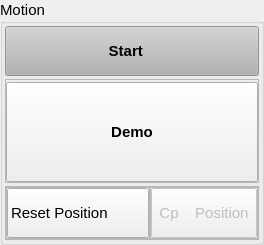
               <widget class="QGroupBox" name="groupBox_3">
                <property name="sizePolicy">
                 <sizepolicy hsizetype="Expanding" vsizetype="Expanding">
                  <horstretch>0</horstretch>
                  <verstretch>0</verstretch>
                 </sizepolicy>
                </property>
                <property name="font">
                 <font>
                  <pointsize>11</pointsize>
                 </font>
                </property>
                <property name="title">
                 <string>Motion</string>
                </property>
                <layout class="QVBoxLayout" name="verticalLayout_16">
                 <property name="spacing">
                  <number>3</number>
                 </property>
                 <property name="leftMargin">
                  <number>2</number>
                 </property>
                 <property name="topMargin">
                  <number>2</number>
                 </property>
                 <property name="rightMargin">
                  <number>2</number>
                 </property>
                 <property name="bottomMargin">
                  <number>2</number>
                 </property>
                 <item>
                  <widget class="QPushButton" name="StartButton">
                   <property name="enabled">
                    <bool>false</bool>
                   </property>
                   <property name="sizePolicy">
                    <sizepolicy hsizetype="Minimum" vsizetype="Fixed">
                     <horstretch>0</horstretch>
                     <verstretch>0</verstretch>
                    </sizepolicy>
                   </property>
                   <property name="minimumSize">
                    <size>
                     <width>50</width>
                     <height>50</height>
                    </size>
                   </property>
                   <property name="palette">
                    <palette>
                     <active>
                      <colorrole role="WindowText">
                       <brush brushstyle="SolidPattern">
                        <color alpha="255">
                         <red>0</red>
                         <green>0</green>
                         <blue>0</blue>
                        </color>
                       </brush>
                      </colorrole>
                      <colorrole role="Button">
                       <brush brushstyle="SolidPattern">
                        <color alpha="255">
                         <red>177</red>
                         <green>177</green>
                         <blue>177</blue>
                        </color>
                       </brush>
                      </colorrole>
                      <colorrole role="Text">
                       <brush brushstyle="SolidPattern">
                        <color alpha="255">
                         <red>0</red>
                         <green>0</green>
                         <blue>0</blue>
                        </color>
                       </brush>
                      </colorrole>
                      <colorrole role="ButtonText">
                       <brush brushstyle="SolidPattern">
                        <color alpha="255">
                         <red>0</red>
                         <green>0</green>
                         <blue>0</blue>
                        </color>
                       </brush>
                      </colorrole>
                      <colorrole role="Base">
                       <brush brushstyle="SolidPattern">
                        <color alpha="255">
                         <red>177</red>
                         <green>177</green>
                         <blue>177</blue>
                        </color>
                       </brush>
                      </colorrole>
                      <colorrole role="Window">
                       <brush brushstyle="SolidPattern">
                        <color alpha="255">
                         <red>177</red>
                         <green>177</green>
                         <blue>177</blue>
                        </color>
                       </brush>
                      </colorrole>
                      <colorrole role="Shadow">
                       <brush brushstyle="SolidPattern">
                        <color alpha="255">
                         <red>15</red>
                         <green>105</green>
                         <blue>60</blue>
                        </color>
                       </brush>
                      </colorrole>
                      <colorrole role="Highlight">
                       <brush brushstyle="SolidPattern">
                        <color alpha="255">
                         <red>0</red>
                         <green>120</green>
                         <blue>215</blue>
                        </color>
                       </brush>
                      </colorrole>
                      <colorrole role="HighlightedText">
                       <brush brushstyle="SolidPattern">
                        <color alpha="255">
                         <red>39</red>
                         <green>104</green>
                         <blue>255</blue>
                        </color>
                       </brush>
                      </colorrole>
                     </active>
                     <inactive>
                      <colorrole role="WindowText">
                       <brush brushstyle="SolidPattern">
                        <color alpha="255">
                         <red>0</red>
                         <green>0</green>
                         <blue>0</blue>
                        </color>
                       </brush>
                      </colorrole>
                      <colorrole role="Button">
                       <brush brushstyle="SolidPattern">
                        <color alpha="255">
                         <red>177</red>
                         <green>177</green>
                         <blue>177</blue>
                        </color>
                       </brush>
                      </colorrole>
                      <colorrole role="Text">
                       <brush brushstyle="SolidPattern">
                        <color alpha="255">
                         <red>0</red>
                         <green>0</green>
                         <blue>0</blue>
                        </color>
                       </brush>
                      </colorrole>
                      <colorrole role="ButtonText">
                       <brush brushstyle="SolidPattern">
                        <color alpha="255">
                         <red>0</red>
                         <green>0</green>
                         <blue>0</blue>
                        </color>
                       </brush>
                      </colorrole>
                      <colorrole role="Base">
                       <brush brushstyle="SolidPattern">
                        <color alpha="255">
                         <red>177</red>
                         <green>177</green>
                         <blue>177</blue>
                        </color>
                       </brush>
                      </colorrole>
                      <colorrole role="Window">
                       <brush brushstyle="SolidPattern">
                        <color alpha="255">
                         <red>177</red>
                         <green>177</green>
                         <blue>177</blue>
                        </color>
                       </brush>
                      </colorrole>
                      <colorrole role="Shadow">
                       <brush brushstyle="SolidPattern">
                        <color alpha="255">
                         <red>14</red>
                         <green>105</green>
                         <blue>52</blue>
                        </color>
                       </brush>
                      </colorrole>
                      <colorrole role="Highlight">
                       <brush brushstyle="SolidPattern">
                        <color alpha="255">
                         <red>43</red>
                         <green>224</green>
                         <blue>240</blue>
                        </color>
                       </brush>
                      </colorrole>
                      <colorrole role="HighlightedText">
                       <brush brushstyle="SolidPattern">
                        <color alpha="255">
                         <red>0</red>
                         <green>0</green>
                         <blue>0</blue>
                        </color>
                       </brush>
                      </colorrole>
                     </inactive>
                     <disabled>
                      <colorrole role="WindowText">
                       <brush brushstyle="SolidPattern">
                        <color alpha="255">
                         <red>0</red>
                         <green>0</green>
                         <blue>0</blue>
                        </color>
                       </brush>
                      </colorrole>
                      <colorrole role="Button">
                       <brush brushstyle="SolidPattern">
                        <color alpha="255">
                         <red>177</red>
                         <green>177</green>
                         <blue>177</blue>
                        </color>
                       </brush>
                      </colorrole>
                      <colorrole role="Text">
                       <brush brushstyle="SolidPattern">
                        <color alpha="255">
                         <red>0</red>
                         <green>0</green>
                         <blue>0</blue>
                        </color>
                       </brush>
                      </colorrole>
                      <colorrole role="ButtonText">
                       <brush brushstyle="SolidPattern">
                        <color alpha="255">
                         <red>0</red>
                         <green>0</green>
                         <blue>0</blue>
                        </color>
                       </brush>
                      </colorrole>
                      <colorrole role="Base">
                       <brush brushstyle="SolidPattern">
                        <color alpha="255">
                         <red>177</red>
                         <green>177</green>
                         <blue>177</blue>
                        </color>
                       </brush>
                      </colorrole>
                      <colorrole role="Window">
                       <brush brushstyle="SolidPattern">
                        <color alpha="255">
                         <red>177</red>
                         <green>177</green>
                         <blue>177</blue>
                        </color>
                       </brush>
                      </colorrole>
                      <colorrole role="Shadow">
                       <brush brushstyle="SolidPattern">
                        <color alpha="255">
                         <red>14</red>
                         <green>105</green>
                         <blue>52</blue>
                        </color>
                       </brush>
                      </colorrole>
                      <colorrole role="Highlight">
                       <brush brushstyle="SolidPattern">
                        <color alpha="255">
                         <red>0</red>
                         <green>120</green>
                         <blue>215</blue>
                        </color>
                       </brush>
                      </colorrole>
                      <colorrole role="HighlightedText">
                       <brush brushstyle="SolidPattern">
                        <color alpha="255">
                         <red>44</red>
                         <green>29</green>
                         <blue>255</blue>
                        </color>
                       </brush>
                      </colorrole>
                     </disabled>
                    </palette>
                   </property>
                   <property name="font">
                    <font>
                     <pointsize>11</pointsize>
                     <weight>75</weight>
                     <bold>true</bold>
                    </font>
                   </property>
                   <property name="focusPolicy">
                    <enum>Qt::WheelFocus</enum>
                   </property>
                   <property name="contextMenuPolicy">
                    <enum>Qt::DefaultContextMenu</enum>
                   </property>
                   <property name="text">
                    <string>Start   </string>
                   </property>
                   <property name="icon">
                    <iconset>
                     <normaloff>icons/start.ico</normaloff>icons/start.ico</iconset>
                   </property>
                   <property name="iconSize">
                    <size>
                     <width>30</width>
                     <height>30</height>
                    </size>
                   </property>
                  </widget>
                 </item>
                 <item>
                  <widget class="QFrame" name="frame_15">
                   <property name="sizePolicy">
                    <sizepolicy hsizetype="Expanding" vsizetype="Expanding">
                     <horstretch>0</horstretch>
                     <verstretch>0</verstretch>
                    </sizepolicy>
                   </property>
                   <property name="frameShape">
                    <enum>QFrame::StyledPanel</enum>
                   </property>
                   <property name="frameShadow">
                    <enum>QFrame::Raised</enum>
                   </property>
                   <layout class="QHBoxLayout" name="horizontalLayout_31">
                    <property name="spacing">
                     <number>4</number>
                    </property>
                    <property name="leftMargin">
                     <number>0</number>
                    </property>
                    <property name="topMargin">
                     <number>2</number>
                    </property>
                    <property name="rightMargin">
                     <number>0</number>
                    </property>
                    <property name="bottomMargin">
                     <number>0</number>
                    </property>
                    <item>
                     <widget class="QPushButton" name="Button_Motion">
                      <property name="sizePolicy">
                       <sizepolicy hsizetype="MinimumExpanding" vsizetype="Expanding">
                        <horstretch>0</horstretch>
                        <verstretch>0</verstretch>
                       </sizepolicy>
                      </property>
                      <property name="minimumSize">
                       <size>
                        <width>150</width>
                        <height>100</height>
                       </size>
                      </property>
                      <property name="maximumSize">
                       <size>
                        <width>16777215</width>
                        <height>16777215</height>
                       </size>
                      </property>
                      <property name="font">
                       <font>
                        <pointsize>11</pointsize>
                        <weight>75</weight>
                        <bold>true</bold>
                       </font>
                      </property>
                      <property name="text">
                       <string>Demo</string>
                      </property>
                      <property name="icon">
                       <iconset>
                        <normaloff>icons/Gomotion.ico</normaloff>icons/Gomotion.ico</iconset>
                      </property>
                      <property name="iconSize">
                       <size>
                        <width>200</width>
                        <height>200</height>
                       </size>
                      </property>
                     </widget>
                    </item>
                   </layout>
                  </widget>
                 </item>
                 <item>
                  <widget class="QFrame" name="frame_51">
                   <property name="frameShape">
                    <enum>QFrame::StyledPanel</enum>
                   </property>
                   <property name="frameShadow">
                    <enum>QFrame::Raised</enum>
                   </property>
                   <layout class="QHBoxLayout" name="horizontalLayout_35">
                    <property name="spacing">
                     <number>0</number>
                    </property>
                    <property name="leftMargin">
                     <number>0</number>
                    </property>
                    <property name="topMargin">
                     <number>0</number>
                    </property>
                    <property name="rightMargin">
                     <number>0</number>
                    </property>
                    <property name="bottomMargin">
                     <number>0</number>
                    </property>
                    <item>
                     <widget class="QFrame" name="frame_7">
                      <property name="frameShape">
                       <enum>QFrame::StyledPanel</enum>
                      </property>
                      <property name="frameShadow">
                       <enum>QFrame::Raised</enum>
                      </property>
                      <layout class="QVBoxLayout" name="verticalLayout_12">
                       <property name="spacing">
                        <number>0</number>
                       </property>
                       <property name="leftMargin">
                        <number>0</number>
                       </property>
                       <property name="topMargin">
                        <number>0</number>
                       </property>
                       <property name="rightMargin">
                        <number>0</number>
                       </property>
                       <property name="bottomMargin">
                        <number>0</number>
                       </property>
                       <item>
                        <widget class="QPushButton" name="bt_reset_pos">
                         <property name="sizePolicy">
                          <sizepolicy hsizetype="MinimumExpanding" vsizetype="Expanding">
                           <horstretch>0</horstretch>
                           <verstretch>0</verstretch>
                          </sizepolicy>
                         </property>
                         <property name="minimumSize">
                          <size>
                           <width>50</width>
                           <height>50</height>
                          </size>
                         </property>
                         <property name="text">
                          <string>Reset Position         </string>
                         </property>
                         <property name="icon">
                          <iconset>
                           <normaloff>icons/restpos1.ico</normaloff>icons/restpos1.ico</iconset>
                         </property>
                         <property name="iconSize">
                          <size>
                           <width>50</width>
                           <height>50</height>
                          </size>
                         </property>
                        </widget>
                       </item>
                      </layout>
                     </widget>
                    </item>
                    <item>
                     <widget class="QFrame" name="frame_44">
                      <property name="frameShape">
                       <enum>QFrame::StyledPanel</enum>
                      </property>
                      <property name="frameShadow">
                       <enum>QFrame::Raised</enum>
                      </property>
                      <layout class="QVBoxLayout" name="verticalLayout_14">
                       <property name="spacing">
                        <number>0</number>
                       </property>
                       <property name="leftMargin">
                        <number>0</number>
                       </property>
                       <property name="topMargin">
                        <number>0</number>
                       </property>
                       <property name="rightMargin">
                        <number>0</number>
                       </property>
                       <property name="bottomMargin">
                        <number>0</number>
                       </property>
                       <item>
                        <widget class="QPushButton" name="bt_cp_poz">
                         <property name="enabled">
                          <bool>false</bool>
                         </property>
                         <property name="sizePolicy">
                          <sizepolicy hsizetype="MinimumExpanding" vsizetype="Expanding">
                           <horstretch>0</horstretch>
                           <verstretch>0</verstretch>
                          </sizepolicy>
                         </property>
                         <property name="minimumSize">
                          <size>
                           <width>50</width>
                           <height>50</height>
                          </size>
                         </property>
                         <property name="text">
                          <string> Cp    Position </string>
                         </property>
                         <property name="icon">
                          <iconset>
                           <normaloff>icons/cppos.ico</normaloff>icons/cppos.ico</iconset>
                         </property>
                         <property name="iconSize">
                          <size>
                           <width>50</width>
                           <height>50</height>
                          </size>
                         </property>
                        </widget>
                       </item>
                      </layout>
                     </widget>
                    </item>
                   </layout>
                  </widget>
                 </item>
                </layout>
               </widget>
